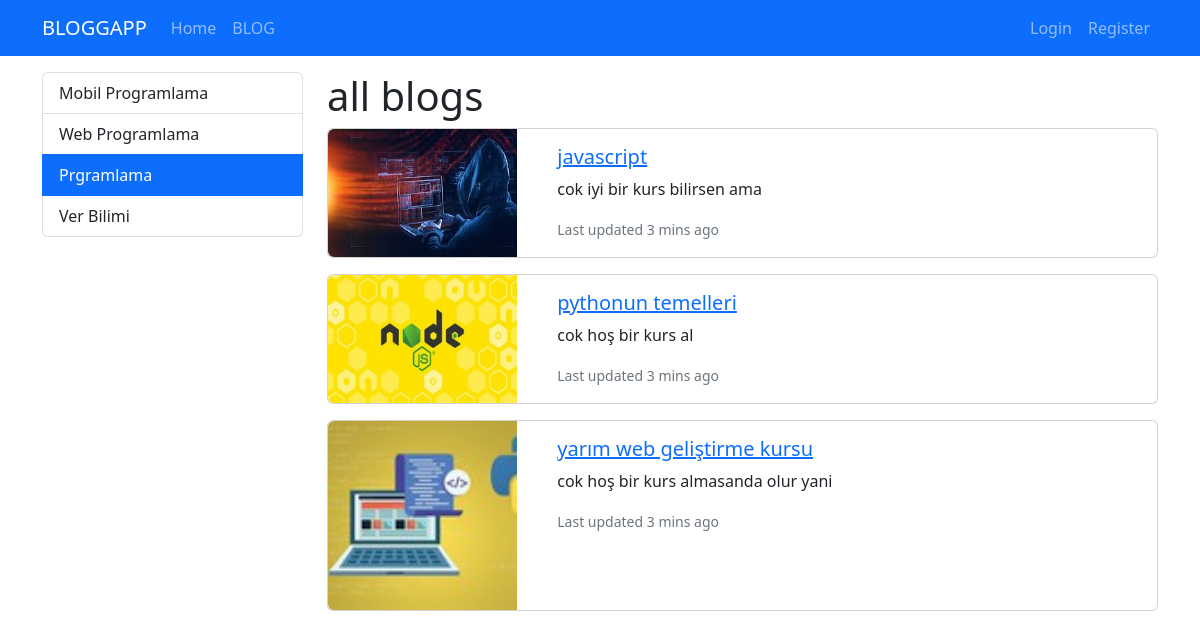
Screenshot of /category/prgramlama with the database file from the repository.
### blog/models.py (models this page shows, shortened)
class Category(models.Model):
    name=models.CharField(max_length=150)
    slug=models.SlugField(null=False,blank=True,unique=True,db_index=True,editable=False)#blank ile bos deger yazıp kayıt et dediğinde hata alıyorduk bunu engelledi artık bos kayıt edebilirsin program kendisi sug oluşturacak

class Blog(models.Model):
    title=models.CharField(max_length=200)
    image=models.ImageField(upload_to="blogs")#gerekli resimleri database de tutmak için
    description=RichTextField()#admin panelinde sana html yazabileceğin bir sayfa geliyor istersen düz bir şekildedde yazabilrisin ama
    is_active=models.BooleanField(default=False)
    is_home=models.BooleanField(default=False)
    slug=models.SlugField(null=False,blank=True,unique=True,db_index=True,editable=False)#blank ile bos deger yazıp kayıt et dediğinde hata alıyorduk bunu engelledi artık bos kayıt edebilirsin program kendisi sug oluşturacak
    categories=models.ManyToManyField(Category,blank=True)

### blog/views.py (the view)
# urls.py: path("category/<slug:slug>",views.blogs_by_category,name="blogs_by_category"),
def blogs_by_category(request,slug):
    context={
        "blogs":Category.objects.get(slug=slug).blog_set.filter(is_active=True),
        "categories":Category.objects.all(),
        "selected_category":slug
    }
    return render(request,"blog/blogs.html",context)

### blog/templates/blog/blogs.html (shortened to what this page needs)
 {%extends "base.html"%}{% comment %}base.html yi inport ediyoruz asağıdaki block lara base.hmtl deki bosluklaır dolduruyoruz {% endcomment %}
{%block content%}
    <div class="container mt-3">
        <div class="row">
            <div class="col-3">
                {%include 'paritals/categorires.html'%}
            </div>
            <div class="col-9">
                <h1>all blogs</h1>
                {%for blog in blogs%}
                    {%include 'partials/_blog.html'%}
                {%endfor%}
            </div>
        </div>
    </div>
{%endblock%}

### templates/paritals/categorires.html (shortened to what this page needs)
<div class="list-group">
    {% for category in categories%}
        {% if category.slug == selected_category %}
            <a class="list-group-item list-group-item-action active" href="{% url 'blogs_by_category' category.slug %}">{{category.name|title}}</a>
        {% else %}
            <a class="list-group-item list-group-item-action" href="{% url 'blogs_by_category' category.slug %}">{{category.name|title}}</a>
        {% endif %}
    {% endfor %}
</div>

### blog/templates/partials/_blog.html (shortened to what this page needs)
{%load static%}
<div class="card mb-3">
    <div class="row">
      <div class="col-md-3">
        <img src="{{blog.image.url}}" class="img-fluid w-100 h-100 rounded-start" alt="">
      </div>
      <div class="col-md-9">
        <div class="card-body">
          <h5 class="card-title">
            <a href="{% url 'blog_datails' blog.slug %}" >{{blog.title}}</a>
          </h5>
          <p class="card-text">{{blog.description|striptags|slice:"0:50"}}</p>
          <p class="card-text"><small class="text-muted">Last updated 3 mins ago</small></p>
        </div>
      </div>
    </div>
</div>

### rows the page displays
Category: name "Mobil Programlama"
Category: name "Web Programlama"
Category: name "Prgramlama"
Category: name "Ver Bilimi"
Blog: image (picture), title "javascript", description "cok iyi bir kurs bilirsen ama"
Blog: image (picture), title "pythonun temelleri", description "cok hoş bir kurs al"
Blog: image (picture), title "yarım web geliştirme kursu", description "cok hoş bir kurs almasanda olur yani"
